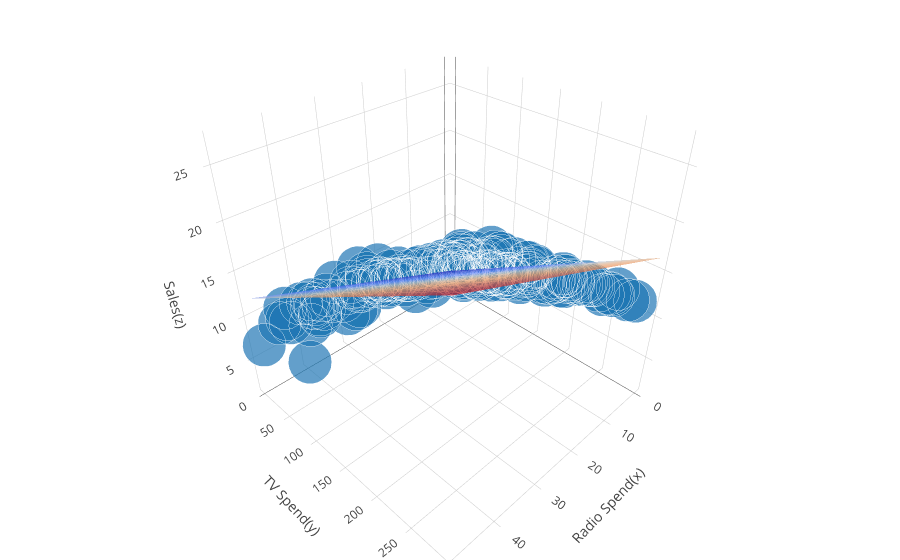

Notebook source saved alongside this figure:
### Code cell
from plotly.offline import download_plotlyjs, init_notebook_mode, plot, iplot
init_notebook_mode(connected=True)

def getData():
    trace0 = go.Scatter3d(
                    y=df2['TV'],
                    x=df2['Radio'],
                    z=df2['Sales'],
                    #text='' + df2['TV'],
                    mode='markers',
                    opacity=0.7,
                    marker={
                        'size': 15,
                        'line': {'width': 0.5, 'color': 'white'}
                    }
    )
    trace1 = go.Surface(z=get_zvalue(0,0), showscale=False, opacity=0.7)
    data = [trace0,trace1]
    return data

def getLayout():
    layout0 = go.Layout(
                    scene = dict(
                        xaxis = dict(
                            title='Radio Spend(x)'),
                        yaxis = dict(
                            title='TV Spend(y)'),
                        zaxis = dict(
                            title='Sales(z)')),
                margin={'l': 0, 'b': 0, 't': 0, 'r': 0},
                #legend={'x': 0, 'y': 1},
                hovermode='closest',
                paper_bgcolor='rgba(0,0,0,0)',
                plot_bgcolor='rgba(0,0,0,0)'
        )
    return layout0

iplot({'data' : getData(), 'layout' : getLayout()})

### Figure 1 — Plotly figure (JSON) as saved in the notebook; plotly's stock layout.template omitted (floating-point values rounded to 4 significant figures; data arrays with more than 128 entries replaced by an {"elided": "..."} marker saying what was removed)
{"data": [{"marker": {"line": {"color": "white", "width": 0.5}, "size": 15}, "mode": "markers", "opacity": 0.7, "type": "scatter3d", "uid": "84663084-e432-11e8-a0c8-b0359f561c51", "x": {"elided": "200 float values"}, "y": {"elided": "200 float values"}, "z": {"elided": "200 float values"}}, {"opacity": 0.7, "showscale": false, "type": "surface", "uid": "84663085-e432-11e8-a0c8-b0359f561c51", "z": {"elided": "300x50 float values"}}], "layout": {"hovermode": "closest", "margin": {"b": 0, "l": 0, "r": 0, "t": 0}, "paper_bgcolor": "rgba(0,0,0,0)", "plot_bgcolor": "rgba(0,0,0,0)", "scene": {"xaxis": {"title": "Radio Spend(x)"}, "yaxis": {"title": "TV Spend(y)"}, "zaxis": {"title": "Sales(z)"}}}}
